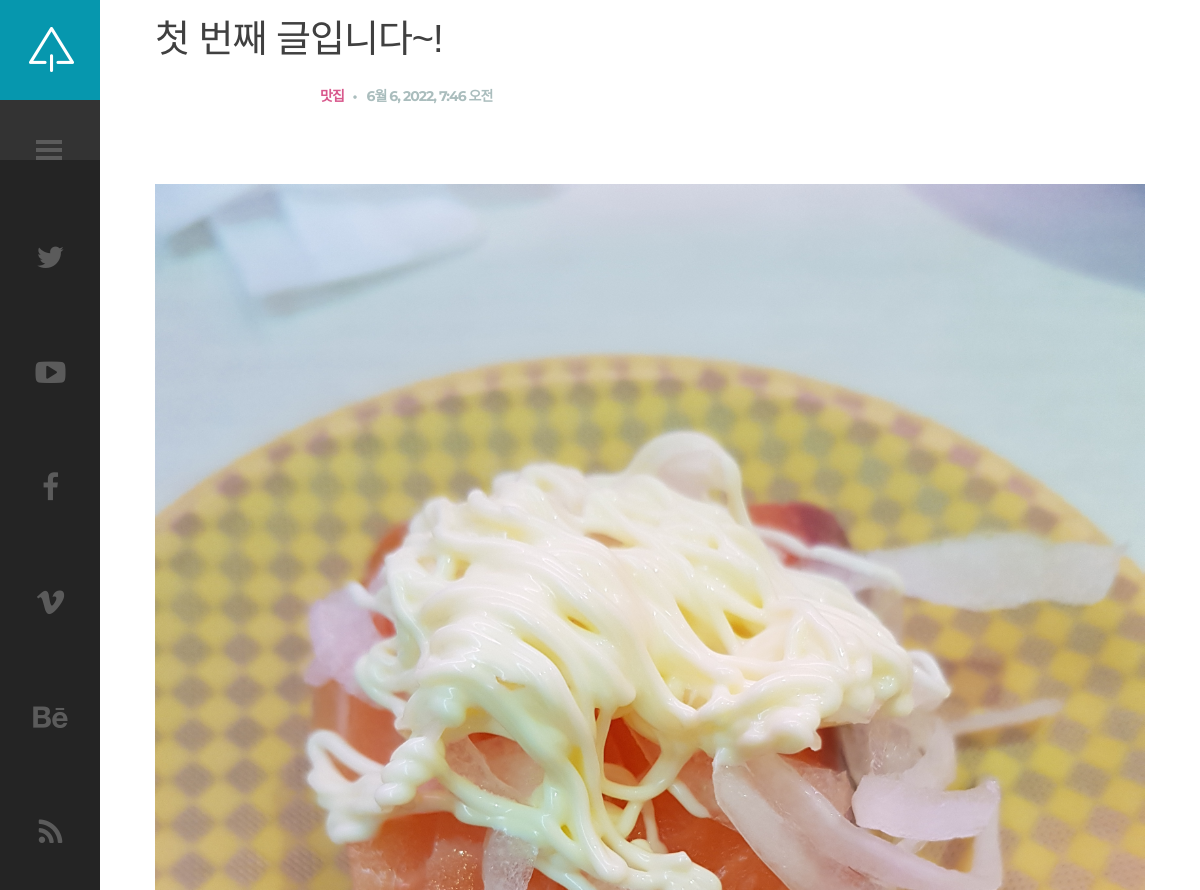
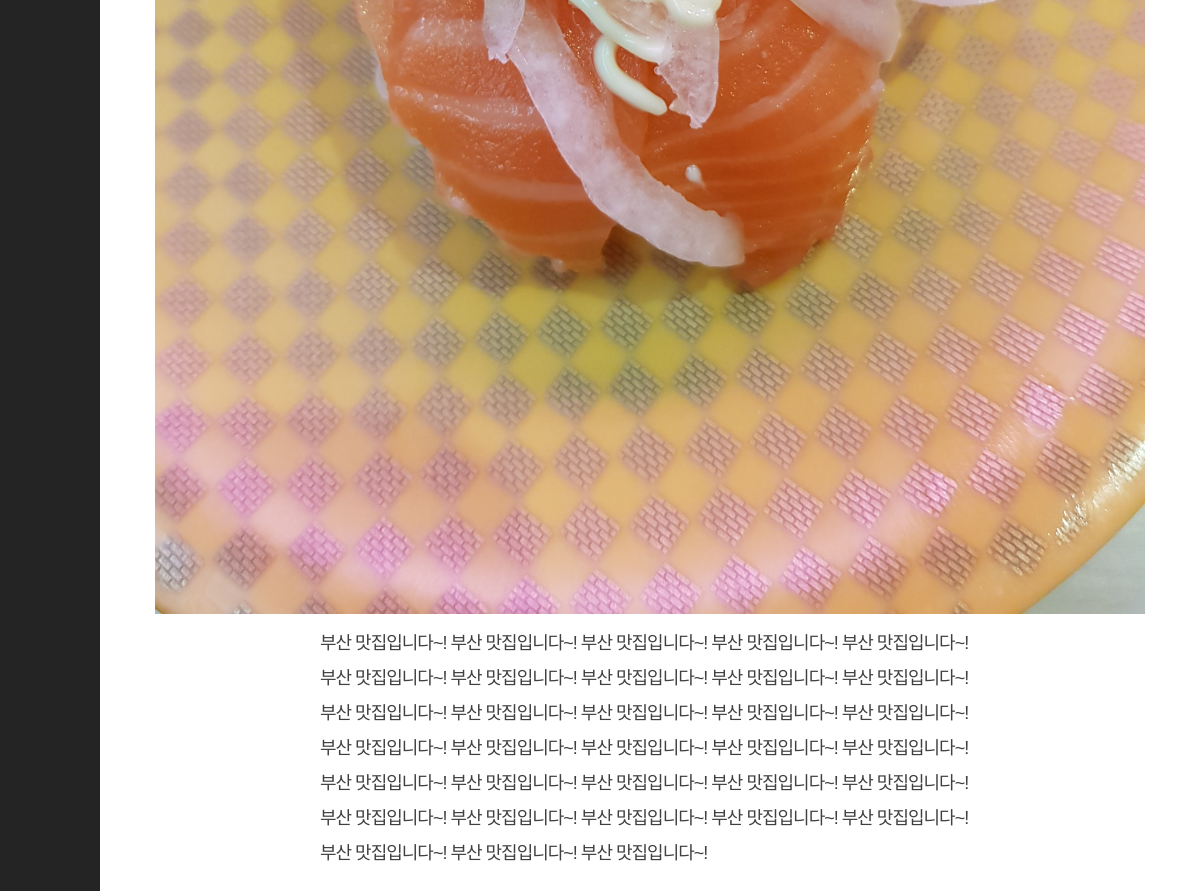
/blog/post/1, run on the app's committed database (2 pictures, top to bottom).
### blog/models.py (models this page shows, shortened)
class Post(models.Model):
    title = models.CharField(max_length=200) # 제목
    title_image = models.ImageField(blank=True) # 대표 이미지 (빈값도 가능)
    content = models.TextField() # 글의 내용
    createDate = models.DateTimeField(auto_now_add=True) # 작성일 (작성일 자동으로 입력)
    updateDate = models.DateTimeField(auto_now_add=True) # 수정일 (수정일 자동으로 입력)
    category = models.ManyToManyField(Category, help_text="글의 분류를 설정하세요.")
    def get_absolute_url(self):
        return reverse("post", args=[str(self.id)])

class Category(models.Model):
    name = models.CharField(max_length=50, help_text="블로그 글의 분류를 입력하세요.(ex:일상)")
    def __str__(self):
        return self.name # admin에서 추가함 (맛집, 일상, 여행지, 부산...)

### blog/views.py (the view)
# urls.py: path("post/<int:pk>", views.PostDetailView.as_view(), name="post"), # views ->
class PostDetailView(generic.DetailView): # 상세보기
    model = Post

### blog/templates/blog/post_detail.html (shortened to what this page needs)
{% extends "base_generic.html" %}
{% block content %}
{% load static %}
        <div id="content" class="site-content center-relative">
            <div class="single-post-wrapper content-1070 center-relative">
                <article class="center-relative">
                    <h1 class="entry-title">
                        {{ post.title }}
                    </h1>
                    <div class="post-info content-660 center-relative">
                        <div class="cat-links">
                            <ul>
                                <li><a href="#">
                                    {% for c in post.category.all %}
                                    {{ c }}
                                    {% endfor %}
                                </a></li>
                            </ul>
                        </div>
                        <div class="entry-date published">{{ post.createDate }}</div>
                    </div>
                    {% if post.title_image %}
                    <div class="post-full-width">
                        <img src="{{ post.title_image.url }}" alt="">
                    {% endif %}
                    <div class="entry-content">
                        <div class="content-wrap content-660 center-relative">
                            {{ post.content }}
                        </div>
                    </div>
                </article>
            </div>
        </div>
{% endblock %}

### blog/templates/base_generic.html (shortened to what this page needs)
<!DOCTYPE HTML>
<html lang="en-US">
    <head>
        {% load static %}
        <link href="https://cdn.jsdelivr.net/npm/bootstrap@5.2.0-beta1/dist/css/bootstrap.min.css" rel="stylesheet">
        <link rel="stylesheet" type="text/css"  href='{% static "css/clear.css" %}' />
        <link rel="stylesheet" type="text/css"  href='{% static "css/common.css" %}' />
        <link rel="stylesheet" type="text/css"  href='{% static "css/font-awesome.min.css" %}' />
        <link rel="stylesheet" type="text/css"  href='{% static "css/carouFredSel.css" %}' />
        <link rel="stylesheet" type="text/css"  href='{% static "css/sm-clean.css" %}' />
        <link rel="stylesheet" type="text/css"  href='{% static "css/style.css" %}' />
    </head>
    <body class="home blog">
        <div id="sidebar" class="sidebar">
            <div class="menu-right-part">
                <div class="logo-holder">
                    <a href="{% url 'index' %}">
                        <img src="{% static 'images/logo.png' %}" alt="Suppablog WP">
                    </a>
                </div>
                <div class="toggle-holder">
                    <div id="toggle">
                        <div class="menu-line"></div>
                    </div>
                </div>
                <div class="social-holder">
                    <div class="social-list">
                        <a href="#"><i class="fa fa-twitter"></i></a>
                        <a href="#"><i class="fa fa-youtube-play"></i></a>
                        <a href="#"><i class="fa fa-facebook"></i></a>
                        <a href="#"><i class="fa fa-vimeo"></i></a>
                        <a href="#"><i class="fa fa-behance"></i></a>
                        <a href="#"><i class="fa fa-rss"></i></a>
                    </div>
                </div>
            </div>
        </div>
        {% block content %}
        {% endblock %}
    </body>
</html>

### blog/static/css/clear.css (style rules this page uses)
html, body, div, span, object, iframe, h1, h2, h3, h4, h5, h6, p, blockquote, pre, abbr, address, cite, code, del, dfn, em, img, ins, kbd, q, samp, small, strong, sub, sup, var, b, i, ol, ul, li, fieldset, form, label, legend, table, caption, tbody, tfoot, thead, tr, th, td, article, aside, canvas, details, figcaption, figure, footer, header, hgroup, menu, nav, section, summary, time, mark, audio, video { margin:0; padding:0; border:0; outline: none; font-size:100%; vertical-align:baseline; background:transparent; }
body { line-height:1; }
article,aside,details,figcaption,figure, footer,header,hgroup,menu,nav,section { display:block; }
nav ul,ul,ol { list-style:none; }
a { margin:0; padding:0; font-size:100%; outline: none; vertical-align:baseline; background:transparent; }

### blog/static/css/common.css (style rules this page uses)
.center-relative { margin-left: auto; margin-right: auto; }
h1,h2,h3,h4,h5,h6 { padding: 20px 0; }
h1 { font-size: 38px; line-height: 38px; }

### blog/static/css/style.css (style rules this page uses)
html { overflow: hidden; }
body { font-family: 'Libre Baskerville',sans-serif, Arial;; font-size: 18px; line-height: 35px; font-weight: 400; letter-spacing: -1px; color: #404040; background-color: #fff; }
body a { text-decoration: none; color: #404040; transition: color .2s linear, background-color .2s linear, border-color .2s linear; }
.content-660 { max-width: 660px; }
.content-1070 { max-width: 1070px; }
.content-660 img, .content-1070 img, .content-900 img { max-width: 100%; max-height: 100%; width: auto; height: auto; }
.sidebar { position: absolute; background-color: #2D2D2D; height: 100% !important; width: 420px; left: -320px; -webkit-transition: left 0.3s ease; -moz-transition: left 0.3s ease; -ms-transition: left 0.3s ease; -o-transition: left 0.3s ease; transition: left 0.3s ease; z-index: 3; }
.menu-right-part { float: right; width: 100px; min-height: 100%; background-color: #242424; }
.logo-holder { line-height: 0; font-size: 0; }
.logo-holder img { max-width: 100%; max-height: 100%; width: 100%; height: auto; }
#toggle { height: 60px; padding: 20px 0; position: relative; background-color: #333333; }
#toggle:before, #toggle:after { content: ''; height: 4px; width: 26px; background: #5B5B5B; left: 36px; position: absolute; -webkit-transform-origin: 50% 50%; transform-origin: 50% 50%; -webkit-transition: -webkit-transform 0.25s; transition: transform 0.25s; top: 48px; }
#toggle:before { -webkit-transform: translate3d(0, -8px, 0); transform: translate3d(0, -8px, 0); }
#toggle:after { -webkit-transform: translate3d(0, 8px, 0); transform: translate3d(0, 8px, 0); }
#toggle .menu-line { width: 26px; height: 4px; background: #5B5B5B; left: 36px; position: absolute; -webkit-transition: opacity 0.25s; -moz-transition: opacity 0.25s; -ms-transition: opacity 0.25s; -o-transition: opacity 0.25s; transition: opacity 0.25s; top: 48px; }
.social-list { text-align: center; color: #5B5B5B; font-size: 30px; }
.social-list a { padding-top: 80px; display: block; color: #5b5b5b; }
.site-content { width: calc(100% - 100px); margin-left: 100px; padding-bottom: 100px; position: relative; -webkit-transition: margin 0.3s ease; -moz-transition: margin 0.3s ease; -ms-transition: margin 0.3s ease; -o-transition: margin 0.3s ease; transition: margin 0.3s ease; }
.cat-links { font-family: 'Montserrat', sans-serif, Arial; display: inline-block; font-size: 16px; text-transform: uppercase; font-weight: 700; }
.cat-links ul li { display: inline-block; margin-right: 5px; }
.cat-links ul li a { color: #D8588C; font-size: 14px; }
.cat-links ul li:after { content: ","; }
.cat-links ul li:last-child:after { display: none; }
.published { font-family: 'Montserrat', sans-serif, Arial; display: inline-block; font-size: 14px; text-transform: uppercase; font-weight: 700; color: #aabdbd; }
.published:before { content: "\2022"; font-size: 14px; display: inline-block; margin-right: 10px; }
.post-info { font-family: 'Montserrat', sans-serif, Arial; padding-bottom: 70px; }
@media screen and (max-width: 1650px) { .content-1070 { width: 1070px; max-width: 90%; } }

### data on the page
Post: title "첫 번째 글입니다~!", createDate "6월 6, 2022, 7:46 오전", title_image (picture), content "부산 맛집입니다~! 부산 맛집입니다~! 부산 맛집입니다~! 부산 맛집입니다~! 부산 맛집입니다~! 부산 맛집입니다~! 부산 맛집입니다~! 부산 맛집입니다~! 부산 맛집입니다~! 부산 맛집입니다~! 부산 맛집입니다~! 부산 맛집입니다~! 부산 맛집입니다~! 부산 맛집입니다~! 부산 맛집입니다~! 부산 맛집입니다~! 부산 맛집입니다~! 부산 맛집입니다~! 부산 맛집입니다~! 부산 맛집입니다~! 부산 맛집입니다~! 부산 맛집입니다~! 부산 맛집입니다~! 부산 맛집입니다~! 부산 맛집입니다~! 부산 맛집입니다~! 부산 맛집입니다~! 부산 맛집입니다~! 부산 맛집입니다~! 부산 맛집입니다~! 부산 맛집입니다~! 부산 맛집입니다~! 부산 맛집입니다~!"
Category: name "맛집"
